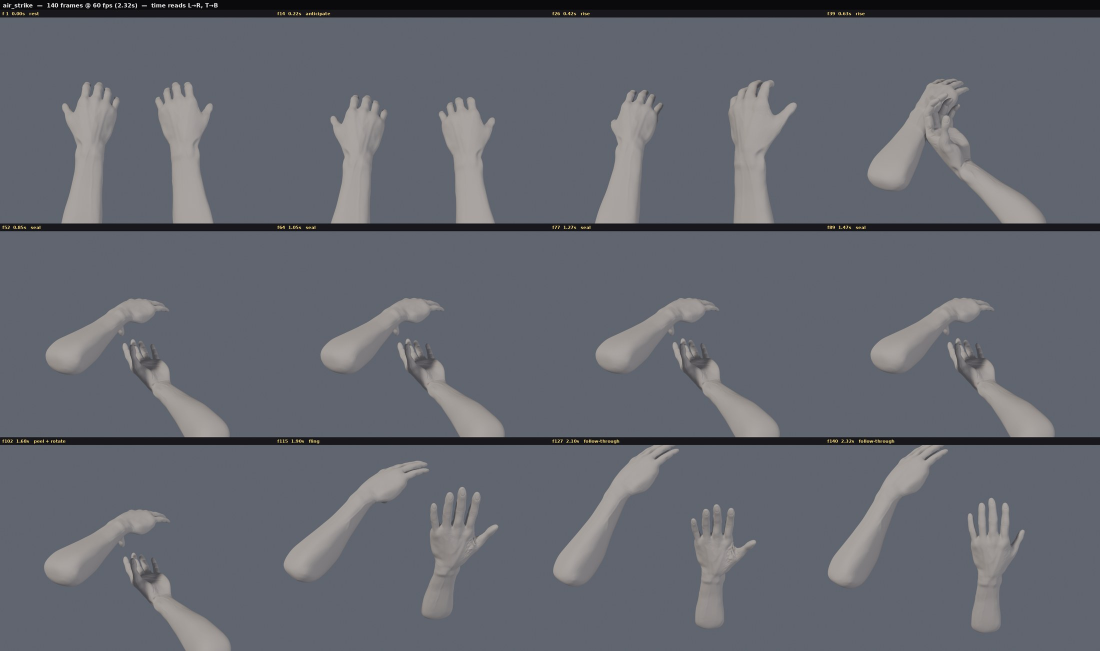
#> input picture cast_air_strike_grid.jpg, 2200 x 1302 px, given in place of rg_palm.png, which was not available (shown at 1/2 size)
$ python montage_retarget.py
#> lines starting #> are read from the running program, lines starting #| are printed output that depends on the picture; pictures that were not available may be replaced by others from this repository, and a replacement may not be noted
# Montage the grip-retarget proof renders (tools/retarget_grip.py) into the
# approval grid: palm-side / FP / back-of-hand, labeled, house style.
#   python3 tools/montage_retarget.py
from PIL import Image, ImageDraw, ImageFont
import os

SRC = '/mnt/c/tmp'
SHOTS = [('palm', 'palm side — fingers on handle'),
         ('fp', 'FP (player)'),
         ('back', 'back of hand (downrange)')]
CELL_W, CELL_H, PAD, HEAD = 640, 480, 6, 44
OUT = ['/home/khaled/Kore/grip_retarget_grid.jpg',
       '/mnt/c/Users/kmessai/Downloads/grip_retarget_grid.jpg']


def font(size):
    for p in ('/usr/share/fonts/truetype/dejavu/DejaVuSans-Bold.ttf',
              '/usr/share/fonts/truetype/dejavu/DejaVuSans.ttf'):
        if os.path.exists(p):
            return ImageFont.truetype(p, size)
    return ImageFont.load_default()


W = PAD + len(SHOTS) * (CELL_W + PAD)
H = HEAD + CELL_H + HEAD + PAD
grid = Image.new('RGB', (W, H), (24, 26, 32))
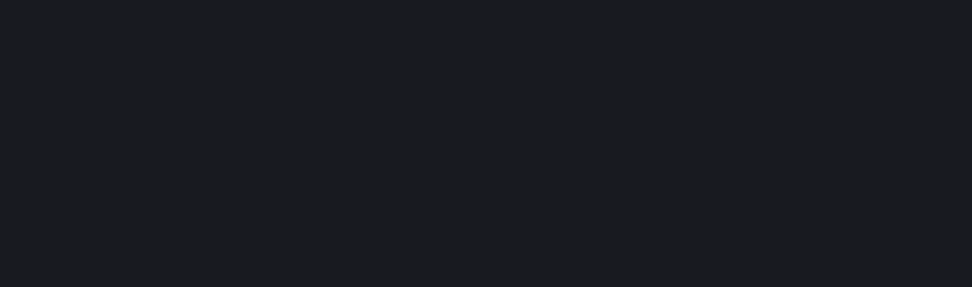
#> grid: PIL image 1944x574 RGB (shown at 1/2 size); mean R, G, B 24, 26, 32
draw = ImageDraw.Draw(grid)
f_big, f_small = font(26), font(20)
draw.text((PAD, 8), "KHALED'S GRIP retargeted onto the constrained rig — "
          'radial parity exact, twist -> forearm roll +40.7', font=f_big,
          fill=(235, 230, 220))

for c, (shot, label) in enumerate(SHOTS):
    x = PAD + c * (CELL_W + PAD)
    img = Image.open(f'{SRC}/rg_{shot}.png').resize((CELL_W, CELL_H),
                                                    Image.LANCZOS)
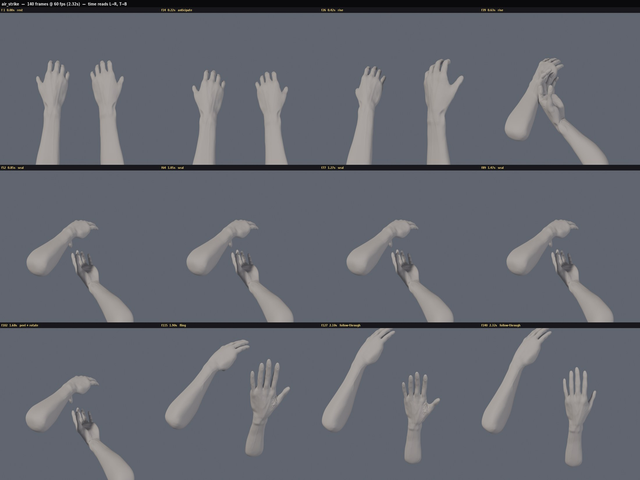
#> img: PIL image 640x480 RGB; mean R, G, B 100.6, 103.3, 112
    grid.paste(img, (x, HEAD + HEAD - PAD))
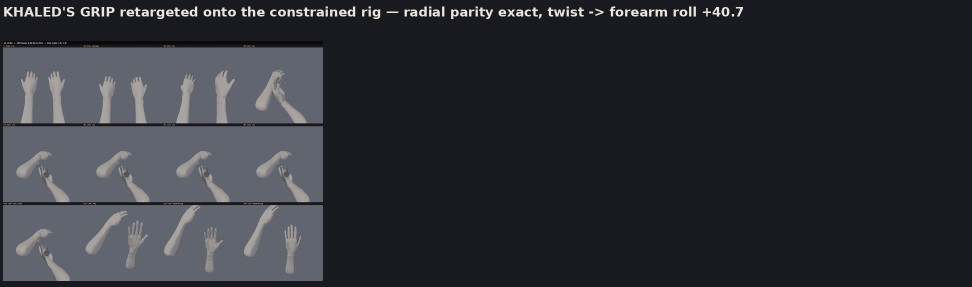
#> grid: PIL image 1944x574 RGB (shown at 1/2 size); mean R, G, B 47.1, 49.3, 55.8
    draw.text((x + 4, HEAD + 6), label, font=f_small, fill=(200, 205, 215))
#> pass 2 of the loop `for c, (shot, label) in enumerate(SHOTS):`:
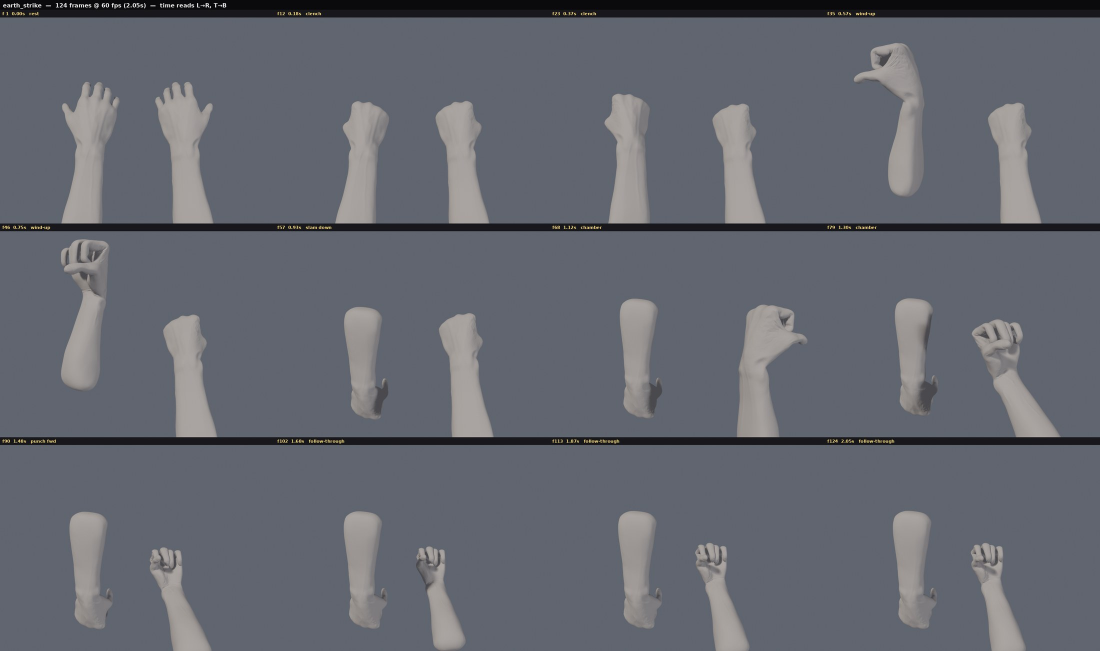
#> input picture cast_earth_strike_grid.jpg, 2200 x 1302 px, given in place of rg_fp.png, which was not available (shown at 1/2 size)
#> `img = Image.open(f'{SRC}/rg_{shot}.png').resize((CELL_W, CELL_H), Imag..`:
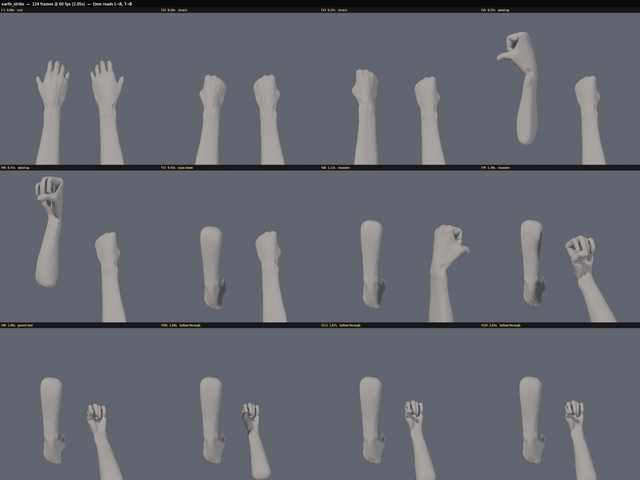
#> img: PIL image 640x480 RGB; mean R, G, B 100.6, 103.3, 112.1
#> `grid.paste(img, (x, HEAD + HEAD - PAD))`:
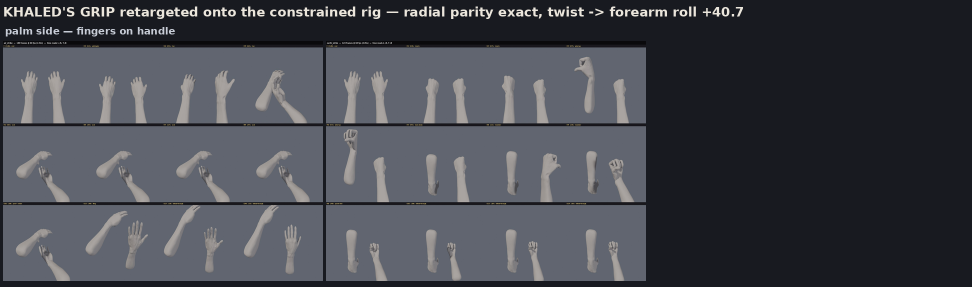
#> grid: PIL image 1944x574 RGB (shown at 1/2 size); mean R, G, B 68.5, 70.8, 78.2

for path in OUT:
    grid.save(path, quality=92)
    print('wrote', path)
#> this loop made 2 passes
#> pass 1, `grid.save(path, quality=92)`:
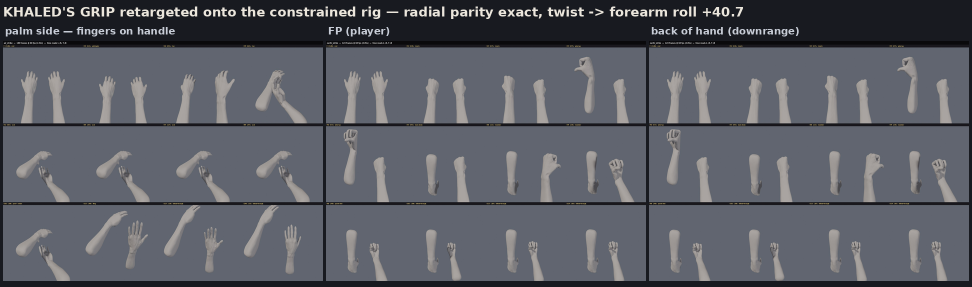
#> saved as grip_retarget_grid.jpg: PIL image 1944x574 RGB (shown at 1/2 size); mean R, G, B 90, 92.5, 100.7
